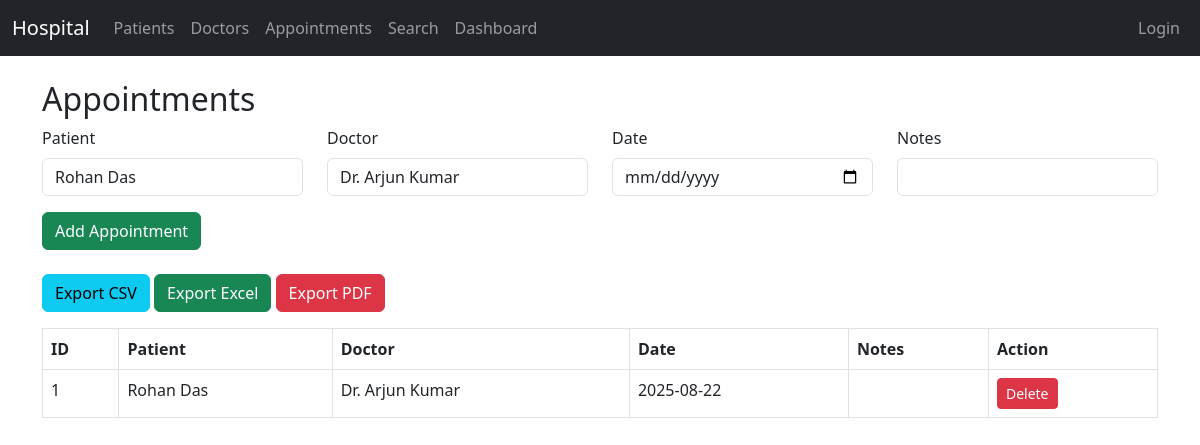
The app's page /appointments with its own data.
### tables this page shows
CREATE TABLE appointments (
            id INTEGER PRIMARY KEY AUTOINCREMENT,
            patient_id INTEGER,
            doctor_id INTEGER,
            appointment_date TEXT,
            notes TEXT,
            FOREIGN KEY (patient_id) REFERENCES patients(id),
            FOREIGN KEY (doctor_id) REFERENCES doctors(id)
        );

CREATE TABLE patients (
            id INTEGER PRIMARY KEY AUTOINCREMENT,
            name TEXT,
            age INTEGER,
            illness TEXT,
            doctor_id INTEGER,
            FOREIGN KEY (doctor_id) REFERENCES doctors(id)
        );

CREATE TABLE doctors (
            id INTEGER PRIMARY KEY AUTOINCREMENT,
            name TEXT,
            specialization TEXT,
            phone TEXT
        );

### app.py (the view)
@app.route('/appointments')
def appointments():
    conn = sqlite3.connect(DATABASE)
    cursor = conn.cursor()
    cursor.execute("""
        SELECT appointments.id, patients.name, doctors.name, appointments.appointment_date, appointments.notes
        FROM appointments
        JOIN patients ON appointments.patient_id = patients.id
        JOIN doctors ON appointments.doctor_id = doctors.id
    """)
    appointments = cursor.fetchall()
    cursor.execute("SELECT id, name FROM patients")
    patients = cursor.fetchall()
    cursor.execute("SELECT id, name FROM doctors")
    doctors = cursor.fetchall()
    conn.close()
    return render_template('appointments.html', appointments=appointments, patients=patients, doctors=doctors)

### templates/appointments.html
{% extends "base.html" %}
{% block content %}
<h2>Appointments</h2>
<form method="post" action="{{ url_for('add_appointment') }}" class="mb-4">
  <div class="row">
    <div class="col-md-3">
      <label class="form-label">Patient</label>
      <select name="patient_id" class="form-control" required>
        {% for p in patients %}
        <option value="{{ p[0] }}">{{ p[1] }}</option>
        {% endfor %}
      </select>
    </div>
    <div class="col-md-3">
      <label class="form-label">Doctor</label>
      <select name="doctor_id" class="form-control" required>
        {% for d in doctors %}
        <option value="{{ d[0] }}">{{ d[1] }}</option>
        {% endfor %}
      </select>
    </div>
    <div class="col-md-3">
      <label class="form-label">Date</label>
      <input type="date" name="appointment_date" class="form-control" required>
    </div>
    <div class="col-md-3">
      <label class="form-label">Notes</label>
      <input type="text" name="notes" class="form-control">
    </div>
  </div>
  <button type="submit" class="btn btn-success mt-3">Add Appointment</button>
</form>
<div class="mb-3">
  <a href="{{ url_for('export_appointments_csv') }}" class="btn btn-info">Export CSV</a>
  <a href="{{ url_for('export_appointments_excel') }}" class="btn btn-success">Export Excel</a>
  <a href="{{ url_for('export_appointments_pdf') }}" class="btn btn-danger">Export PDF</a>
</div>
<table class="table table-bordered">
  <thead>
    <tr>
      <th>ID</th><th>Patient</th><th>Doctor</th><th>Date</th><th>Notes</th><th>Action</th>
    </tr>
  </thead>
  <tbody>
    {% for a in appointments %}
    <tr>
      <td>{{ a[0] }}</td>
      <td>{{ a[1] }}</td>
      <td>{{ a[2] }}</td>
      <td>{{ a[3] }}</td>
      <td>{{ a[4] }}</td>
      <td><a href="{{ url_for('delete_appointment', appointment_id=a[0]) }}" class="btn btn-danger btn-sm">Delete</a></td>
    </tr>
    {% endfor %}
  </tbody>
</table>
{% endblock %}

### records on screen
appointments: id "1", name "Rohan Das", name "Dr. Arjun Kumar", appointment_date "2025-08-22"

### other values on screen
form field patient_id "Rohan Das"
form field doctor_id "Dr. Arjun Kumar"
